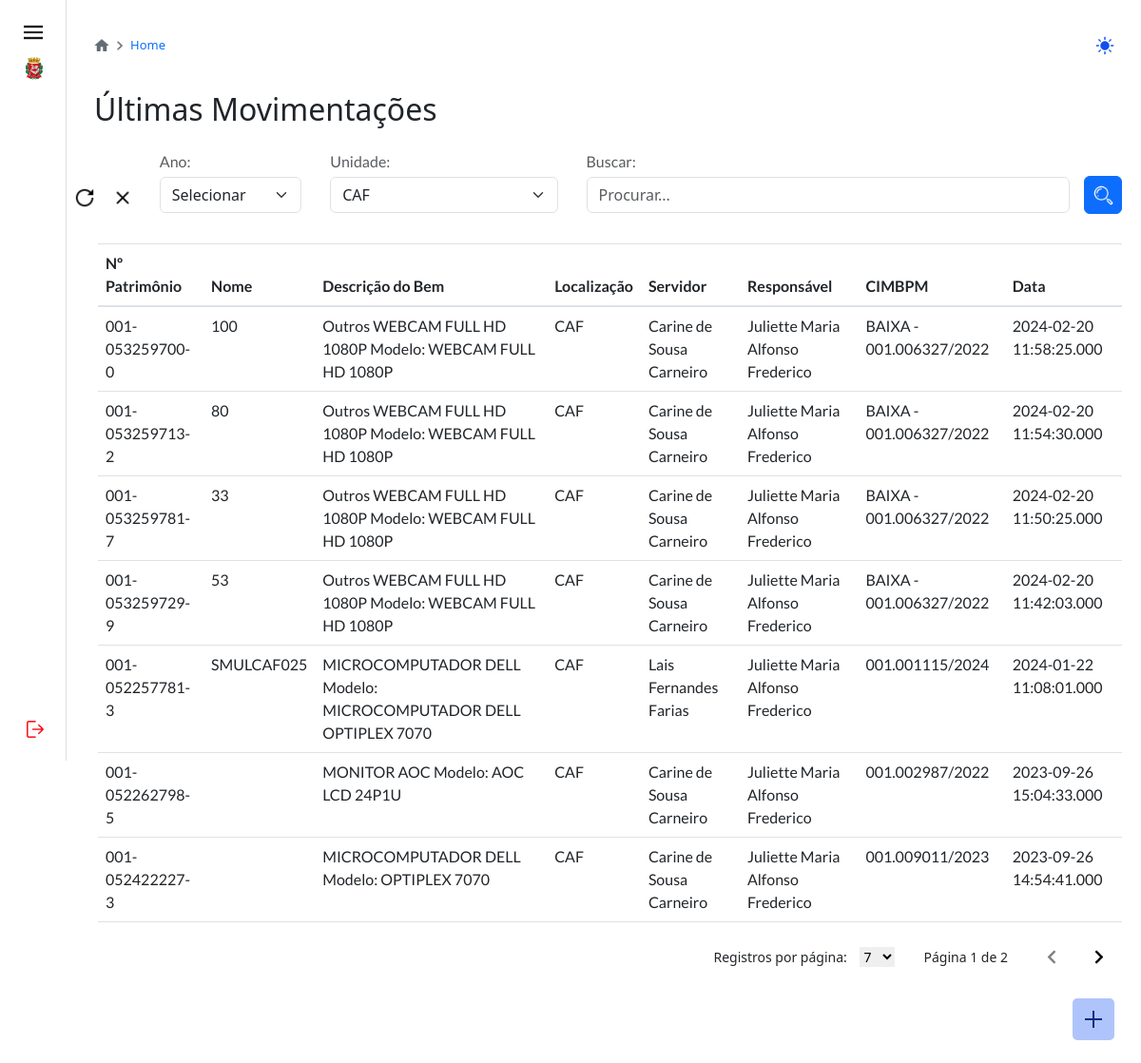
/pesquisar-home.php?unidade=CAF (signed in), run on the app's committed database.
### tables this page shows
CREATE TABLE IF NOT EXISTS `transferencia` (
  `id` int(11) NOT NULL AUTO_INCREMENT,
  `iditem` varchar(240) DEFAULT NULL,
  `localanterior` varchar(240) DEFAULT NULL,
  `localnovo` varchar(240) DEFAULT NULL,
  `datatransf` datetime(3) DEFAULT current_timestamp(3),
  `idusuario` varchar(240) DEFAULT NULL,
  `usuario` varchar(240) DEFAULT NULL,
  `servidoranterior` varchar(240) DEFAULT NULL,
  `servidoratual` varchar(240) DEFAULT NULL,
  `cimbpm` varchar(240) DEFAULT NULL,
  PRIMARY KEY (`id`)
);

CREATE TABLE IF NOT EXISTS `item` (
  `idbem` int(11) NOT NULL AUTO_INCREMENT,
  `patrimonio` varchar(240) DEFAULT NULL,
  `tipo` varchar(240) DEFAULT NULL,
  `descsbpm` varchar(240) DEFAULT NULL,
  `numserie` varchar(240) DEFAULT NULL,
  `tiposbpm` varchar(240) DEFAULT NULL,
  `marca` varchar(240) DEFAULT NULL,
  `modelo` varchar(240) DEFAULT NULL,
  `localizacao` varchar(240) DEFAULT NULL,
  `servidor` varchar(240) DEFAULT NULL,
  `numprocesso` varchar(240) DEFAULT NULL,
  `cimbpm` varchar(240) DEFAULT NULL,
  `nome` varchar(240) DEFAULT NULL,
  `statusitem` varchar(240) DEFAULT NULL,
  PRIMARY KEY (`idbem`)
);

### pesquisar-home.php (the view, shortened to what this page needs)
<?php
include_once('conexoes/config.php');
include_once('header.php');
$condicoes = [];
if (isset($_GET['unidade']) && $_GET['unidade'] !== '') {
    $unidade = $conexao->real_escape_string($_GET['unidade']);
    $condicoes[] = "localnovo = '$unidade'";
}
if (!empty($condicoes)) {
    $where = " WHERE " . implode(" AND ", $condicoes);
} else {
    $where = '';
}
$busca = "SELECT item.patrimonio, item.tipo, item.marca, item.modelo, item.nome, transferencia.cimbpm, transferencia.localnovo, transferencia.servidoratual, transferencia.usuario, transferencia.datatransf
FROM item
INNER JOIN transferencia ON item.idbem = transferencia.iditem
$where
ORDER BY transferencia.datatransf DESC";
$page = isset($_GET['page']) ? intval($_GET['page']) : 1;
if (isset($_GET['limit'])) {
    $limit = $conexao->real_escape_string($_GET['limit']);
} else {
    $limit = 7;
}
$offset = ($page - 1) * $limit;
$sql_home_query = "$busca LIMIT {$limit} OFFSET {$offset}";
$sql_home_query_exec = $conexao->query($sql_home_query) or die($conexao->error);
$sql_home_count_query = "SELECT COUNT(*) as c FROM item INNER JOIN transferencia ON item.idbem = transferencia.iditem $where";
$sql_home_count_query_exec = $conexao->query($sql_home_count_query) or die($conexao->error);
$sql_home_count = $sql_home_count_query_exec->fetch_assoc();
$home_count = $sql_home_count['c'];
$page_number = ceil($home_count / $limit);
$ano = $unidade = isset($_GET['ano']) ? $conexao->real_escape_string($_GET['ano']) : '';
?>
<body>
    <?php
    include_once('menu.php');
    ?>
    <div class="p-4 p-md-4 pt-3 conteudo">
        <div class="carrossel-box mb-4">
            <div class="carrossel">
                <a href="./home.php" class="mb-3 me-1"><img src="./images/icon-casa.png" class="icon-carrossel mt-3" alt=""></a>
                <img src="./images/icon-avancar.png" class="icon-carrossel-i" alt="icon-avancar">
                <a href="./home.php" class="text-primary ms-1 carrossel-text">Home</a>
            </div>
            <div class="button-dark">
                <a href="#"><img src="./images/icon-sun.png" class="icon-sun" alt="#"></a>
            </div>
        </div>
        <h2 class="mb-3 mt-4">Últimas Movimentações</h2>
        <div class="conteudo ml-1 mt-4" style="width: 100%;">
            <div class="d-flex justify-content-center flex-column" style="width: 100%;">
                <form class="d-flex justify-content-end align-items-end" action="pesquisar-home.php" method="GET" style="width: 100%;">
                    <a href="#" onclick="recarregar()" class="mb-2 mr-2 usuario-img" id="recarregar" style="cursor: pointer;">
                        <img src="./images/icon-recarregar.png" alt="#" id='img-recarregar'>
                    </a>
                    <a class="mb-2 mr-2 usuario-img" onclick='limparInput()' id="limpar" style="cursor: pointer;">
                        <img src="./images/limpar.png" alt="#" id='img-recarregar'>
                    </a>
                    <div class="col-2 mb-2">
                        <p class="mb-1 text-muted">Ano:</p>
                        <select id="anoSelect" class="form-select" name="ano">
                        <option value="<?php echo htmlspecialchars($ano) == '' ? '' : htmlspecialchars($ano) ?>" hidden><?php echo htmlspecialchars($ano) == '' ? 'Selecionar' : htmlspecialchars($ano) ?></option>
                        </select>
                    </div>
                    <div class="col-3 mb-2">
                        <p class="mb-1 text-muted">Unidade:</p>
                        <select id="unidadeSelect" class="form-select" name="unidade">
                            <option value="<?php echo $_GET['unidade'] == '' ? '' : $_GET['unidade'] ?>" hidden><?php echo $_GET['unidade'] == '' ? 'Selecionar' : $_GET['unidade'] ?></option>
                        </select>
                    </div>
                    <div class="col-6 mb-2">
                        <p class="mb-1 text-muted">Buscar:</p>
                        <input class="form-control buscar" id="myInput" name="pesquisar" type="text" placeholder="Procurar..." value="<?php echo $_GET['pesquisar'] ?>">
                    </div>
                    <button type="submit" class="btn btn-primary btn-filtrar"><img class="icon" src="./images/icon-filtrar.png" alt="#"></button>
                </form>
                <br>
                <table class="table table-hover">
                    <thead>
                        <tr>
                            <th scope="col">Nº Patrimônio</th>
                            <th scope="col">Nome</th>
                            <th scope="col">Descrição do Bem</th>
                            <th scope="col">Localização</th>
                            <th scope="col">Servidor</th>
                            <th scope="col">Responsável</th>
                            <th scope="col">CIMBPM</th>
                            <th scope="col">Data</th>
                        </tr>
                    </thead>
                    <tbody id='myTable'>
                        <?php
                        while ($user_data = $sql_home_query_exec->fetch_assoc()) {
                            $marca = $user_data['marca'];
                            $modelo = $user_data['modelo'];
                            $tipo = $user_data['tipo'];
                            $desc = "$tipo $marca Modelo: $modelo";
                            echo "<tr>";
                            echo "<td style='cursor: pointer;'>{$user_data['patrimonio']}<span hidden>todos</span></td>";
                            echo "<td style='cursor: pointer;'>{$user_data['nome']}<span hidden>todos</span></td>";
                            echo "<td style='cursor: pointer;'>{$desc}<span hidden>todos</span></td>";
                            echo "<td style='cursor: pointer;'>{$user_data['localnovo']}<span hidden>todos</span></td>";
                            echo "<td style='cursor: pointer;'>{$user_data['servidoratual']}<span hidden>todos</span></td>";
                            echo "<td style='cursor: pointer;'>{$user_data['usuario']}<span hidden>todos</span></td>";
                            echo "<td style='cursor: pointer;'>{$user_data['cimbpm']}<span hidden>todos</span></td>";
                            echo "<td style='cursor: pointer;'>{$user_data['datatransf']}<span hidden>todos</span></td>";
                            echo "</tr>";
                        } ?>
                    </tbody>
                </table>
            </div>
            <div class='pagination-controls'>
                <div class='records-per-page'>
                    <label for='recordsPerPage'>Registros por página:</label>
                    <select id='recordsPerPage' onchange="updateLimit()">
                        <option value='<?php echo $limit ?>' selected hidden> <?php echo $limit ?></option>
                    </select>
                </div>
                <div class='page-info'>Página <?php echo $page; ?> de <?php echo $page_number; ?></div>
                <?php
                $opacidade_esquerda = ($page == 1) ? '0.5' : '1';
                $opacidade_direita = ($page == $page_number) ? '0.5' : '1';
                $disabled_esquerda = ($opacidade_esquerda == '0.5') ? 'disabled' : '';
                $disabled_direita = ($opacidade_direita == '0.5') ? 'disabled' : '';
                $unidade = $_GET['unidade'];
                $pesquisar = $_GET['pesquisar'];
                $ano = $_GET['ano'];
                echo "<a href='?page=" . ($page - 1) . "&limit=" . $limit . "&ano=" . $ano . "&unidade=" . urlencode($unidade) . "&pesquisar=" . urlencode($pesquisar) . "' class='arrow-button esquerda" . ($disabled_esquerda ? ' disabled' : '') . "' id='esquerda" . ($disabled_esquerda ? '-disabled' : '') . "' style='opacity: {$opacidade_esquerda}' {$disabled_esquerda} onclick='passarValorBuscar()'><img src='./images/icon-paginacaoE.png' alt='#' class='arrow-icon'></a>";
                echo "<a href='?page=" . ($page + 1) . "&limit=" . $limit . "&ano=" . $ano . "&unidade=" . urlencode($unidade) . "&pesquisar=" . urlencode($pesquisar) . "' class='arrow-button direita" . ($disabled_direita ? ' disabled' : '') . "' id='direita" . ($disabled_direita ? '-disabled' : '') . "' style='opacity: {$opacidade_direita}' {$disabled_direita} onclick='passarValorBuscar()'><img src='./images/icon-paginacaoD.png' alt='#' class='arrow-icon'></a>";
                ?>
            </div>
            <div class="d-flex justify-content-end mt-4 mr-2">
                <a href="./cadastrodeusuario.php" id="btn-adc-usuario">
                    <img src="./images/icons-adcUsuario.png" alt="">
                </a>
            </div>
        </div>
    </div>
</body>

### css/style.css (style rules this page uses)
* { padding: 0; margin: 0; box-sizing: border-box; }
h1, h2, h3, h4, h5, h6 { font-family: "PT Sans Narrow", sans-serif;; }
p, span, th, td { font-family: 'Lato', sans-serif; }
html { width: 100%; height: 100%; }
body { display: flex; min-height: 100vh; }
.conteudo { margin-left: 340px; flex-wrap: wrap; width: 81%; height: 90%; }
.icon-carrossel { width: 16px; }
.icon-carrossel-i { width: 14px; }
.carrossel-box { display: flex; flex-direction: row; align-items: center; justify-content: space-between; }
.carrossel { display: flex; flex-direction: row; align-items: center; }
.carrossel > a { font-size: 13px; text-decoration: none; }
.icon-sun { width: 20px; margin-bottom: 2px; }
.button-dark { padding: 2px 4px; border-radius: 3px; }
#btn-adc-usuario { background-color: #AFC4FA; display: flex; justify-content: center; align-items: center; width: 44px; height: 44px; border-radius: 5px; }
#btn-adc-usuario > img { width: 24px; height: 24px; }
.usuario-img { height: 33px; width: 33px; padding: 5px; display: flex; justify-content: center; align-items: center; border-radius: 5px; margin-top: 10px; }
.arrow-button { border: none; background-color: transparent; padding: 0; margin: 0 5px; width: 40px; height: 40px; cursor: pointer; display: flex; justify-content: center; align-items: center; }
#esquerda-disabled, #direita-disabled { pointer-events: none; opacity: 0.5; cursor: not-allowed; }
.arrow-icon { width: 15px; height: 15px; opacity: 1; }
.pagination-controls { display: flex; flex-direction: row; justify-content: end; align-items: stretch; font-size: 14px; }
.records-per-page { margin-top: 10px; }
.records-per-page > label { margin-right: 10px; }
#recordsPerPage { border: none; margin-right: 20px; font-size: 14px; }
.page-info { margin-left: 10px; margin-right: 20px; margin-top: 10px; font-size: 14px; }

### css/modal.css (style rules this page uses)
.conteudo { margin-left: 340px; width: 100%; }
@media (max-width: 1300px) { .conteudo { margin-left: 75px; } }

### pesquisar-home.php (style rules this page uses)
@media (max-width: 1600px) { .conteudo { margin-left: 75px; width: 95%; } }
#img-recarregar { width: 22px; height: 22px; }
.btn-filtrar { width: 40px; height: 40px; margin-bottom: 7px; display: flex; justify-content: center; align-items: center; }
.btn-filtrar>img { width: 25px; height: 25px; }

### data on the page
transferencia: iditem.patrimonio "001-053259700-0", iditem.nome "100", iditem.modelo "Outros WEBCAM FULL HD 1080P Modelo: WEBCAM FULL HD 1080P", localnovo "CAF", servidoratual "Carine de Sousa Carneiro", usuario "Juliette Maria Alfonso Frederico", cimbpm "BAIXA - 001.006327/2022", datatransf "2024-02-20 11:58:25.000"
transferencia: iditem.patrimonio "001-053259713-2", iditem.nome "80", iditem.modelo "Outros WEBCAM FULL HD 1080P Modelo: WEBCAM FULL HD 1080P", localnovo "CAF", servidoratual "Carine de Sousa Carneiro", usuario "Juliette Maria Alfonso Frederico", cimbpm "BAIXA - 001.006327/2022", datatransf "2024-02-20 11:54:30.000"
transferencia: iditem.patrimonio "001-053259781-7", iditem.nome "33", iditem.modelo "Outros WEBCAM FULL HD 1080P Modelo: WEBCAM FULL HD 1080P", localnovo "CAF", servidoratual "Carine de Sousa Carneiro", usuario "Juliette Maria Alfonso Frederico", cimbpm "BAIXA - 001.006327/2022", datatransf "2024-02-20 11:50:25.000"
transferencia: iditem.patrimonio "001-053259729-9", iditem.nome "53", iditem.modelo "Outros WEBCAM FULL HD 1080P Modelo: WEBCAM FULL HD 1080P", localnovo "CAF", servidoratual "Carine de Sousa Carneiro", usuario "Juliette Maria Alfonso Frederico", cimbpm "BAIXA - 001.006327/2022", datatransf "2024-02-20 11:42:03.000"
transferencia: iditem.patrimonio "001-052257781-3", iditem.nome "SMULCAF025", iditem.modelo "MICROCOMPUTADOR DELL Modelo: MICROCOMPUTADOR DELL OPTIPLEX 7070", localnovo "CAF", servidoratual "Lais Fernandes Farias", usuario "Juliette Maria Alfonso Frederico", cimbpm "001.001115/2024", datatransf "2024-01-22 11:08:01.000"
transferencia: iditem.patrimonio "001-052262798-5", iditem.modelo "MONITOR AOC Modelo: AOC LCD 24P1U", localnovo "CAF", servidoratual "Carine de Sousa Carneiro", usuario "Juliette Maria Alfonso Frederico", cimbpm "001.002987/2022", datatransf "2023-09-26 15:04:33.000"
transferencia: iditem.patrimonio "001-052422227-3", iditem.modelo "MICROCOMPUTADOR DELL Modelo: OPTIPLEX 7070", localnovo "CAF", servidoratual "Carine de Sousa Carneiro", usuario "Juliette Maria Alfonso Frederico", cimbpm "001.009011/2023", datatransf "2023-09-26 14:54:41.000"

### other printed values
$page "1"
$page_number "2"
form field unidade "CAF"
form field value "7"
